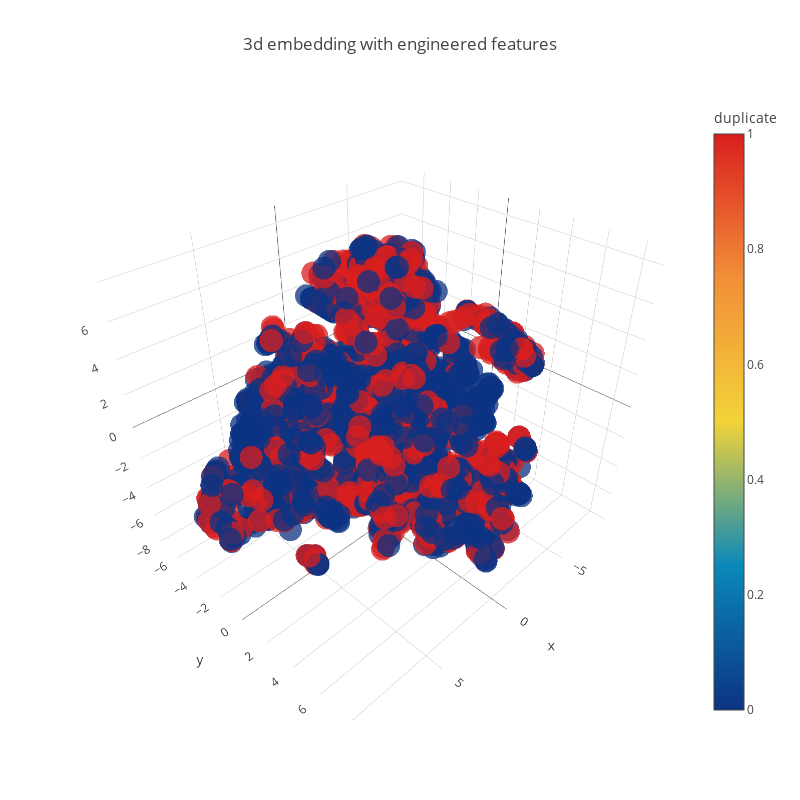

The notebook cell saved with this chart:
### Code cell
trace1 = go.Scatter3d(
    x=tsne[:,0],
    y=tsne[:,1],
    z=tsne[:,2],
    mode='markers',
    marker=dict(
        sizemode='diameter',
        color = y,
        colorscale = 'Portland',
        colorbar = dict(title = 'duplicate'),
        line=dict(color='rgb(255, 255, 255)'),
        opacity=0.75
    )
)

data=[trace1]
layout=dict(height=800, width=800, title='3d embedding with engineered features')
fig=dict(data=data, layout=layout)
py.iplot(fig, filename='3DBubble')

### Figure 1 — Plotly figure (JSON) as saved in the notebook; plotly's stock layout.template omitted (floating-point values rounded to 4 significant figures; data arrays with more than 128 entries replaced by an {"elided": "..."} marker saying what was removed)
{"data": [{"marker": {"color": {"elided": "3000 int values"}, "colorbar": {"title": "duplicate"}, "colorscale": "Portland", "line": {"color": "rgb(255, 255, 255)"}, "opacity": 0.75, "sizemode": "diameter"}, "mode": "markers", "type": "scatter3d", "x": {"elided": "3000 float values"}, "y": {"elided": "3000 float values"}, "z": {"elided": "3000 float values"}}], "layout": {"height": 800, "title": "3d embedding with engineered features", "width": 800}}
